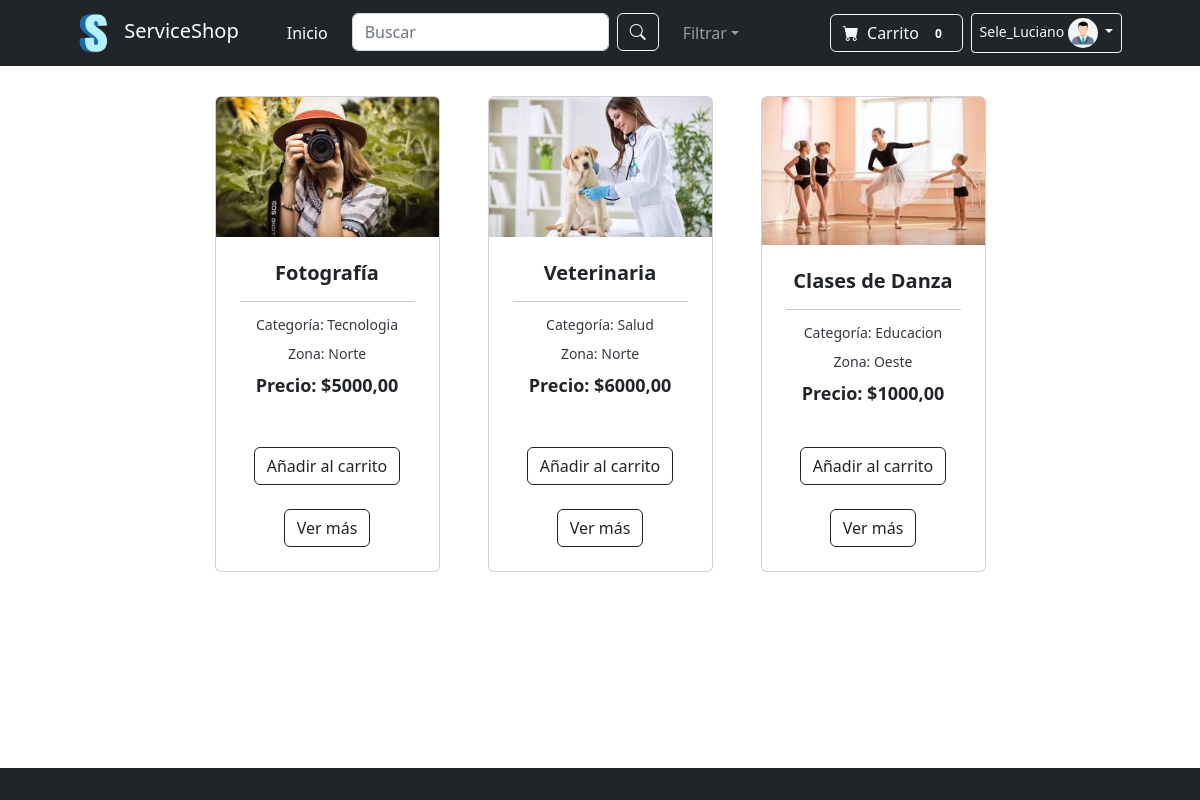
/appserviceshop/ (signed in), run on the app's committed database.
### appserviceshop/models.py (models this page shows, shortened)
class Servicio(models.Model):
    CATEGORIA_CHOICES = [
        ('Tecnologia', 'Tecnología'),
        ('Educacion', 'Educación'),
        ('Salud', 'Salud'),
        ('Alimentacion', 'Alimentación'),
    ]
    ZONA_CHOICES = [
        ('Norte', 'Norte'),
        ('Sur', 'Sur'),
        ('Este', 'Este'),
        ('Oeste', 'Oeste'),
    ]
    name = models.CharField(max_length=100)  # Nombre del servicio
    categoria = models.CharField(max_length=20, choices=CATEGORIA_CHOICES)  # Categoría
    precio = models.DecimalField(max_digits=10, decimal_places=2)  # Precio del servicio
    zona = models.CharField(max_length=20, choices=ZONA_CHOICES)  # Zona
    descripcion = models.TextField()  # Descripción del servicio
    disponibilidadhoraria = models.CharField(max_length=100)  # Disponibilidad horaria
    imagen = models.ImageField(upload_to='imgservices/')
    creacion = models.DateTimeField(auto_now_add=True)  # Fecha de creación
    actualizacion = models.DateTimeField(auto_now=True)  # Fecha de última actualización

### appserviceshop/views.py (the view)
# urls.py: path('',views.Inicio,name="inicio"),
@login_required
def Inicio(request):
    servicios = Servicio.objects.all()  # Ejemplo, ajusta según tu modelo
    return render(request, 'index.html')

### appserviceshop/context_processors.py (called while the page is built)
def avatar_processor(request):
    if request.user.is_authenticated:
        avatar = Avatar.objects.filter(user=request.user).first()
        if avatar and avatar.imagen:
            imagen = avatar.imagen.url  # Si el usuario tiene un avatar, usa su URL
        else:
            imagen = static('img/predeterminado.jpg')  # Imagen predeterminada si no tiene avatar
    else:
        imagen = static('img/predeterminado.jpg')  # Imagen predeterminada para usuarios no autenticados
    return {'imagen': imagen}

def servicios_context(request):
    servicios = Servicio.objects.all()
    return {'servicios': servicios}

### appserviceshop/templates/index.html (shortened to what this page needs)
{% extends "padre.html" %}
{% load static %}
{% block contenidoQueCambia %}
<section class="py-5">
    <div class="container px-4 px-lg-5 mt-5">
        <div class="row gx-4 gx-lg-5 row-cols-2 row-cols-md-3 row-cols-xl-4 justify-content-center">
            {% for servicio in servicios %}
            <div class="col mb-5">
                <div class="card h-100">
                    <img class="card-img-top" src="{{ servicio.imagen.url }}" alt="{{ servicio.name }}" />
                    <div class="card-body p-4">
                        <div>
                            <h5 style="font-size: 1.25rem; font-weight: 700; margin-bottom: 0.5rem; text-align: center;">{{ servicio.name }}</h5>
                            <hr style="margin-bottom: 0.75rem;">
                            <p style="font-size: 0.875rem; color: #343a40; margin-bottom: 0.5rem; text-align: center;">
                                Categoría: <span style="font-weight: 500;">{{ servicio.categoria }}</span>
                            </p>
                            <p style="font-size: 0.875rem; color: #343a40; margin-bottom: 0.5rem; text-align: center;">
                                Zona: <span style="font-weight: 500;">{{ servicio.zona }}</span>
                            </p>
                            <p style="font-size: 1.125rem; font-weight: 700; color: #212529; text-align: center;">
                                Precio: ${{ servicio.precio }}
                            </p>
                        </div>
                    </div>
                    <div class="card-footer p-4 pt-0 border-top-0 bg-transparent">
                        <div class="text-center">
                            <a class="btn btn-outline-dark mt-auto" href="{% url 'carrito' %}">Añadir al carrito</a>
                            <br></br>
                            <a class="btn btn-outline-dark mt-auto" href="{% url 'Detail' servicio.id %}">Ver más</a>
                        </div>
                    </div>
                </div>
            </div>
            {% empty %}
            <p>No hay servicios disponibles en este momento.</p>
            {% endfor %}
        </div>
    </div>
</section>
{% endblock %}

### appserviceshop/templates/padre.html (shortened to what this page needs)
{% load static %}
<!DOCTYPE html>
<html lang="es">
<head>
    <link href="https://cdn.jsdelivr.net/npm/bootstrap-icons@1.5.0/font/bootstrap-icons.css" rel="stylesheet" />
    <link href="{% static 'css/styles.css' %}" rel="stylesheet" />
</head>
<body class="d-flex flex-column min-vh-100">
    {% if not hide_navbar %}
    <nav class="navbar navbar-expand-lg navbar-dark bg-dark fixed-top">
        <div class="container px-4 px-lg-5">
            <a class="navbar-brand" href="{% url 'inicio' %}">
                <img src="{% static 'img/logo.png' %}" alt="Logo" style="height: 40px; margin-right: 10px;">
                ServiceShop
            </a>
            <div class="collapse navbar-collapse" id="navbarSupportedContent">
                <ul class="navbar-nav me-auto mb-2 mb-lg-0 ms-lg-4">
                    <li class="nav-item">
                        <a class="nav-link active" aria-current="page" href="{% url 'inicio' %}">Inicio</a>
                    </li>
                    <li class="nav-item">
                        <form class="d-flex mx-3" style="max-width: 400px;">
                            <input class="form-control me-2" type="search" placeholder="Buscar" aria-label="Search">
                            <button class="btn btn-outline-light" type="submit">
                                <i class="bi-search"></i>
                            </button>
                        </form>
                    </li>
                    <li class="nav-item dropdown">
                        <a class="nav-link dropdown-toggle" id="navbarDropdown" href="#" role="button"
                            data-bs-toggle="dropdown" aria-expanded="false">Filtrar</a>
                    </li>
                </ul>
                <div class="d-flex align-items-center">
                    <a href="{% url 'carrito' %}" class="btn btn-outline-light btn-smaller me-2">
                        <i class="bi-cart-fill me-1"></i>
                        Carrito
                        <span class="badge bg-dark text-white ms-1 rounded-pill badge-smaller">0</span>
                    </a>
                    <div class="dropdown">
                        <button class="btn btn-sm btn-outline-light dropdown-toggle" type="button"
                            id="dropdownMenuButton" data-bs-toggle="dropdown" aria-expanded="false">
                            {{ user.username }}
                            <img src="{{imagen}}" alt="Avatar del usuario" class="avatar-small">
                        </button>
                    </div>
                </div>
            </div>
        </div>
    </nav>
    {% endif %}
    {% block contenidoQueCambia %}
    {% endblock %}
    <footer class="bg-dark text-light py-3 mt-auto">
    </footer>
</body>
</html>

### data on the page
Servicio: imagen (picture), name "Fotografía", categoria "Tecnologia", zona "Norte", precio "5000,00"
Servicio: imagen (picture), name "Veterinaria", categoria "Salud", zona "Norte", precio "6000,00"
Servicio: imagen (picture), name "Clases de Danza", categoria "Educacion", zona "Oeste", precio "1000,00"

### other printed values
{{ user.username }} "Sele_Luciano"
